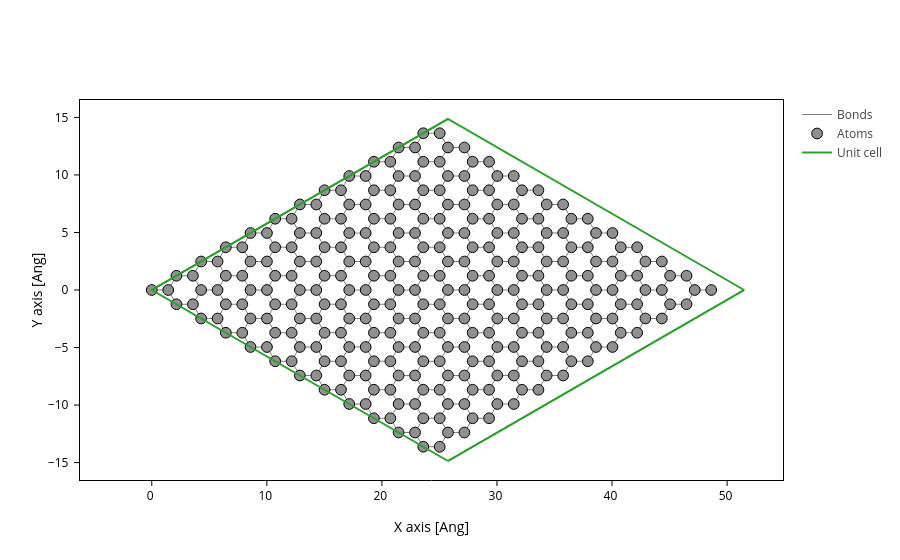

The notebook cell saved with this chart:
### Markdown cell above
# Tile the primitive unit cell hamiltonian

### Code cell
HamNN = Ham.tile(Na, 0).tile(Nb,1)
HamNN.set_nsc([1,1,1]) # remove PBC
geomNN = HamNN.geometry
geomNN.plot(axes="xy")

### Figure 1 — Plotly figure (JSON) as saved in the notebook; plotly's stock layout.template omitted (floating-point values rounded to 4 significant figures; data arrays with more than 128 entries replaced by an {"elided": "..."} marker saying what was removed)
{"data": [{"line": {"color": "gray", "width": 1}, "meta": {}, "mode": "lines", "name": "Bonds", "opacity": 1, "type": "scatter", "x": {"elided": "8568 float values"}, "y": {"elided": "8568 float values"}}, {"marker": {"color": "#909090", "line": {"color": "black", "width": 1}, "opacity": 1, "size": 10.72}, "meta": {}, "mode": "markers", "name": "Atoms", "opacity": 1, "type": "scatter", "x": {"elided": "288 float values"}, "y": {"elided": "288 float values"}}, {"meta": {}, "mode": "lines", "name": "Unit cell", "type": "scatter", "x": [0.0, 25.74, 51.48, 51.48, 25.74, 25.74, NaN, 25.74, 0.0, 0.0, 25.74, 25.74, 0.0, NaN, 51.48, 25.74, NaN, 51.48, 25.74], "y": [0.0, 14.86, 0.0, 0.0, 14.86, 14.86, NaN, 14.86, 0.0, 0.0, -14.86, -14.86, 0.0, NaN, 0.0, -14.86, NaN, 0.0, -14.86]}], "layout": {"scene": {"aspectmode": "data", "xaxis": {"title": {"text": "X axis [Ang]"}}, "yaxis": {"title": {"text": "Y axis [Ang]"}}}, "xaxis": {"scaleanchor": "y", "scaleratio": 1, "title": {"text": "X axis [Ang]"}}, "yaxis": {"title": {"text": "Y axis [Ang]"}}}}
